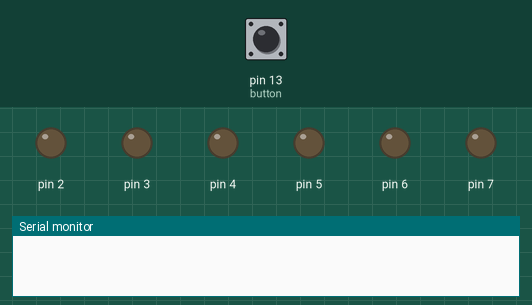
The sketch below on a simulated Arduino Uno, built with avr-gcc and run on an emulated ATmega328P. Parts: output pins drawn as LEDs (lit = HIGH), the last lines printed to the serial monitor. The test bench sets the inputs (shaded band); at power-on: pin 13 (button) LOW. Random numbers use the default seed unless the sketch sets one.

Above: at 1.2 s.
1.3 s: pin 13 (button) pulled HIGH for 0.15 s
At 1.8 s:
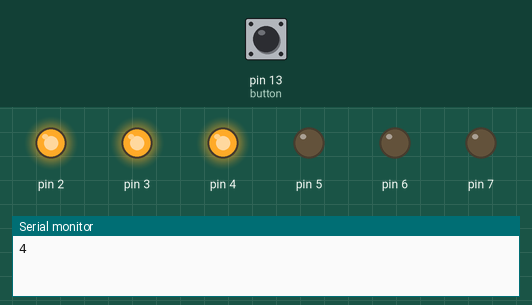
2.9 s: pin 13 (button) pulsed HIGH 5 times (0.12 s each, 0.3 s apart)
At 4.7 s:
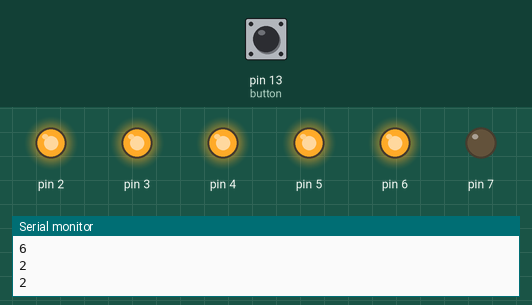
5.9 s: pin 13 (button) pulsed HIGH 2 times (0.12 s each, 0.3 s apart)
At 6.7 s:
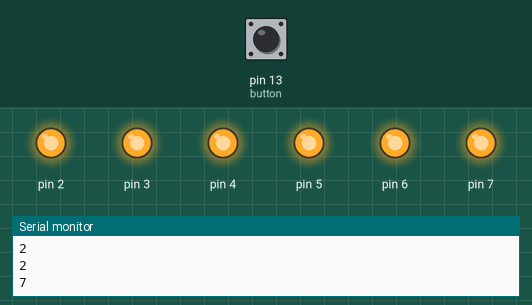
Timing chart, 0 to 8.9 s (numbered marks = the images above; inputs shaded):
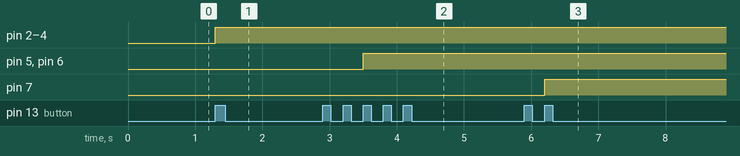

The sketch:

crashout_numero_dos.ino
```cpp
int button = 13;
bool isClicked = false;
int randNum = 0;

void setup() {
  // put your setup code here, to run once:
  pinMode(button, INPUT);
  Serial.begin(9600);
  randomSeed(analogRead(0));
  for (int i = 2; i <= 7; i++){
   pinMode(i,OUTPUT);
  }
  for (int i = 2; i <= 7; i++){
     digitalWrite(i, LOW);
  }
}

void loop() {
  // put your main code here, to run repeatedly:
  if (digitalRead(button) == HIGH && isClicked == false){
    randNum = random(2,8);
    Serial.println(randNum);
    isClicked = true;

    for (int i = 2; i <= randNum; i++){
     digitalWrite(i,HIGH);
    }
  }
  if (digitalRead(button) == LOW ){
    isClicked = false;
  }
}
```

Measured:
- after the input at 1.3 s, pin 2–4: LOW → HIGH at once
- after the input at 2.9 s, pin 5, pin 6: LOW → HIGH after 0.60 s
- after the input at 5.9 s, pin 7: LOW → HIGH after 0.30 s
